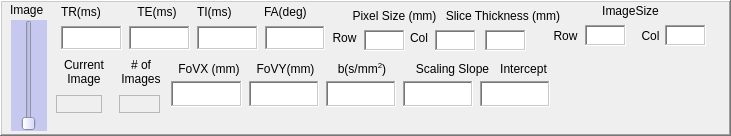
    <widget class="QFrame" name="frmImageParameters">
     <property name="geometry">
      <rect>
       <x>10</x>
       <y>340</y>
       <width>731</width>
       <height>136</height>
      </rect>
     </property>
     <property name="autoFillBackground">
      <bool>true</bool>
     </property>
     <property name="frameShape">
      <enum>QFrame::WinPanel</enum>
     </property>
     <property name="frameShadow">
      <enum>QFrame::Raised</enum>
     </property>
     <widget class="QSlider" name="vsImage">
      <property name="geometry">
       <rect>
        <x>11</x>
        <y>20</y>
        <width>36</width>
        <height>111</height>
       </rect>
      </property>
      <property name="palette">
       <palette>
        <active>
         <colorrole role="WindowText">
          <brush brushstyle="SolidPattern">
           <color alpha="255">
            <red>0</red>
            <green>0</green>
            <blue>0</blue>
           </color>
          </brush>
         </colorrole>
         <colorrole role="Button">
          <brush brushstyle="SolidPattern">
           <color alpha="255">
            <red>198</red>
            <green>200</green>
            <blue>240</blue>
           </color>
          </brush>
         </colorrole>
         <colorrole role="Light">
          <brush brushstyle="SolidPattern">
           <color alpha="255">
            <red>255</red>
            <green>255</green>
            <blue>255</blue>
           </color>
          </brush>
         </colorrole>
         <colorrole role="Midlight">
          <brush brushstyle="SolidPattern">
           <color alpha="255">
            <red>226</red>
            <green>227</green>
            <blue>247</blue>
           </color>
          </brush>
         </colorrole>
         <colorrole role="Dark">
          <brush brushstyle="SolidPattern">
           <color alpha="255">
            <red>99</red>
            <green>100</green>
            <blue>120</blue>
           </color>
          </brush>
         </colorrole>
         <colorrole role="Mid">
          <brush brushstyle="SolidPattern">
           <color alpha="255">
            <red>132</red>
            <green>133</green>
            <blue>160</blue>
           </color>
          </brush>
         </colorrole>
         <colorrole role="Text">
          <brush brushstyle="SolidPattern">
           <color alpha="255">
            <red>0</red>
            <green>0</green>
            <blue>0</blue>
           </color>
          </brush>
         </colorrole>
         <colorrole role="BrightText">
          <brush brushstyle="SolidPattern">
           <color alpha="255">
            <red>255</red>
            <green>255</green>
            <blue>255</blue>
           </color>
          </brush>
         </colorrole>
         <colorrole role="ButtonText">
          <brush brushstyle="SolidPattern">
           <color alpha="255">
            <red>0</red>
            <green>0</green>
            <blue>0</blue>
           </color>
          </brush>
         </colorrole>
         <colorrole role="Base">
          <brush brushstyle="SolidPattern">
           <color alpha="255">
            <red>255</red>
            <green>255</green>
            <blue>255</blue>
           </color>
          </brush>
         </colorrole>
         <colorrole role="Window">
          <brush brushstyle="SolidPattern">
           <color alpha="255">
            <red>198</red>
            <green>200</green>
            <blue>240</blue>
           </color>
          </brush>
         </colorrole>
         <colorrole role="Shadow">
          <brush brushstyle="SolidPattern">
           <color alpha="255">
            <red>0</red>
            <green>0</green>
            <blue>0</blue>
           </color>
          </brush>
         </colorrole>
         <colorrole role="AlternateBase">
          <brush brushstyle="SolidPattern">
           <color alpha="255">
            <red>226</red>
            <green>227</green>
            <blue>247</blue>
           </color>
          </brush>
         </colorrole>
         <colorrole role="ToolTipBase">
          <brush brushstyle="SolidPattern">
           <color alpha="255">
            <red>255</red>
            <green>255</green>
            <blue>220</blue>
           </color>
          </brush>
         </colorrole>
         <colorrole role="ToolTipText">
          <brush brushstyle="SolidPattern">
           <color alpha="255">
            <red>0</red>
            <green>0</green>
            <blue>0</blue>
           </color>
          </brush>
         </colorrole>
        </active>
        <inactive>
         <colorrole role="WindowText">
          <brush brushstyle="SolidPattern">
           <color alpha="255">
            <red>0</red>
            <green>0</green>
            <blue>0</blue>
           </color>
          </brush>
         </colorrole>
         <colorrole role="Button">
          <brush brushstyle="SolidPattern">
           <color alpha="255">
            <red>198</red>
            <green>200</green>
            <blue>240</blue>
           </color>
          </brush>
         </colorrole>
         <colorrole role="Light">
          <brush brushstyle="SolidPattern">
           <color alpha="255">
            <red>255</red>
            <green>255</green>
            <blue>255</blue>
           </color>
          </brush>
         </colorrole>
         <colorrole role="Midlight">
          <brush brushstyle="SolidPattern">
           <color alpha="255">
            <red>226</red>
            <green>227</green>
            <blue>247</blue>
           </color>
          </brush>
         </colorrole>
         <colorrole role="Dark">
          <brush brushstyle="SolidPattern">
           <color alpha="255">
            <red>99</red>
            <green>100</green>
            <blue>120</blue>
           </color>
          </brush>
         </colorrole>
         <colorrole role="Mid">
          <brush brushstyle="SolidPattern">
           <color alpha="255">
            <red>132</red>
            <green>133</green>
            <blue>160</blue>
           </color>
          </brush>
         </colorrole>
         <colorrole role="Text">
          <brush brushstyle="SolidPattern">
           <color alpha="255">
            <red>0</red>
            <green>0</green>
            <blue>0</blue>
           </color>
          </brush>
         </colorrole>
         <colorrole role="BrightText">
          <brush brushstyle="SolidPattern">
           <color alpha="255">
            <red>255</red>
            <green>255</green>
            <blue>255</blue>
           </color>
          </brush>
         </colorrole>
         <colorrole role="ButtonText">
          <brush brushstyle="SolidPattern">
           <color alpha="255">
            <red>0</red>
            <green>0</green>
            <blue>0</blue>
           </color>
          </brush>
         </colorrole>
         <colorrole role="Base">
          <brush brushstyle="SolidPattern">
           <color alpha="255">
            <red>255</red>
            <green>255</green>
            <blue>255</blue>
           </color>
          </brush>
         </colorrole>
         <colorrole role="Window">
          <brush brushstyle="SolidPattern">
           <color alpha="255">
            <red>198</red>
            <green>200</green>
            <blue>240</blue>
           </color>
          </brush>
         </colorrole>
         <colorrole role="Shadow">
          <brush brushstyle="SolidPattern">
           <color alpha="255">
            <red>0</red>
            <green>0</green>
            <blue>0</blue>
           </color>
          </brush>
         </colorrole>
         <colorrole role="AlternateBase">
          <brush brushstyle="SolidPattern">
           <color alpha="255">
            <red>226</red>
            <green>227</green>
            <blue>247</blue>
           </color>
          </brush>
         </colorrole>
         <colorrole role="ToolTipBase">
          <brush brushstyle="SolidPattern">
           <color alpha="255">
            <red>255</red>
            <green>255</green>
            <blue>220</blue>
           </color>
          </brush>
         </colorrole>
         <colorrole role="ToolTipText">
          <brush brushstyle="SolidPattern">
           <color alpha="255">
            <red>0</red>
            <green>0</green>
            <blue>0</blue>
           </color>
          </brush>
         </colorrole>
        </inactive>
        <disabled>
         <colorrole role="WindowText">
          <brush brushstyle="SolidPattern">
           <color alpha="255">
            <red>99</red>
            <green>100</green>
            <blue>120</blue>
           </color>
          </brush>
         </colorrole>
         <colorrole role="Button">
          <brush brushstyle="SolidPattern">
           <color alpha="255">
            <red>198</red>
            <green>200</green>
            <blue>240</blue>
           </color>
          </brush>
         </colorrole>
         <colorrole role="Light">
          <brush brushstyle="SolidPattern">
           <color alpha="255">
            <red>255</red>
            <green>255</green>
            <blue>255</blue>
           </color>
          </brush>
         </colorrole>
         <colorrole role="Midlight">
          <brush brushstyle="SolidPattern">
           <color alpha="255">
            <red>226</red>
            <green>227</green>
            <blue>247</blue>
           </color>
          </brush>
         </colorrole>
         <colorrole role="Dark">
          <brush brushstyle="SolidPattern">
           <color alpha="255">
            <red>99</red>
            <green>100</green>
            <blue>120</blue>
           </color>
          </brush>
         </colorrole>
         <colorrole role="Mid">
          <brush brushstyle="SolidPattern">
           <color alpha="255">
            <red>132</red>
            <green>133</green>
            <blue>160</blue>
           </color>
          </brush>
         </colorrole>
         <colorrole role="Text">
          <brush brushstyle="SolidPattern">
           <color alpha="255">
            <red>99</red>
            <green>100</green>
            <blue>120</blue>
           </color>
          </brush>
         </colorrole>
         <colorrole role="BrightText">
          <brush brushstyle="SolidPattern">
           <color alpha="255">
            <red>255</red>
            <green>255</green>
            <blue>255</blue>
           </color>
          </brush>
         </colorrole>
         <colorrole role="ButtonText">
          <brush brushstyle="SolidPattern">
           <color alpha="255">
            <red>99</red>
            <green>100</green>
            <blue>120</blue>
           </color>
          </brush>
         </colorrole>
         <colorrole role="Base">
          <brush brushstyle="SolidPattern">
           <color alpha="255">
            <red>198</red>
            <green>200</green>
            <blue>240</blue>
           </color>
          </brush>
         </colorrole>
         <colorrole role="Window">
          <brush brushstyle="SolidPattern">
           <color alpha="255">
            <red>198</red>
            <green>200</green>
            <blue>240</blue>
           </color>
          </brush>
         </colorrole>
         <colorrole role="Shadow">
          <brush brushstyle="SolidPattern">
           <color alpha="255">
            <red>0</red>
            <green>0</green>
            <blue>0</blue>
           </color>
          </brush>
         </colorrole>
         <colorrole role="AlternateBase">
          <brush brushstyle="SolidPattern">
           <color alpha="255">
            <red>198</red>
            <green>200</green>
            <blue>240</blue>
           </color>
          </brush>
         </colorrole>
         <colorrole role="ToolTipBase">
          <brush brushstyle="SolidPattern">
           <color alpha="255">
            <red>255</red>
            <green>255</green>
            <blue>220</blue>
           </color>
          </brush>
         </colorrole>
         <colorrole role="ToolTipText">
          <brush brushstyle="SolidPattern">
           <color alpha="255">
            <red>0</red>
            <green>0</green>
            <blue>0</blue>
           </color>
          </brush>
         </colorrole>
        </disabled>
       </palette>
      </property>
      <property name="autoFillBackground">
       <bool>true</bool>
      </property>
      <property name="minimum">
       <number>1</number>
      </property>
      <property name="pageStep">
       <number>1</number>
      </property>
      <property name="orientation">
       <enum>Qt::Vertical</enum>
      </property>
      <property name="invertedAppearance">
       <bool>false</bool>
      </property>
      <property name="tickPosition">
       <enum>QSlider::NoTicks</enum>
      </property>
     </widget>
     <widget class="QTextEdit" name="lblSliceThickness">
      <property name="geometry">
       <rect>
        <x>485</x>
        <y>30</y>
        <width>41</width>
        <height>21</height>
       </rect>
      </property>
      <property name="frameShape">
       <enum>QFrame::WinPanel</enum>
      </property>
      <property name="verticalScrollBarPolicy">
       <enum>Qt::ScrollBarAlwaysOff</enum>
      </property>
     </widget>
     <widget class="QTextEdit" name="lblColumns">
      <property name="geometry">
       <rect>
        <x>665</x>
        <y>25</y>
        <width>41</width>
        <height>21</height>
       </rect>
      </property>
      <property name="frameShape">
       <enum>QFrame::WinPanel</enum>
      </property>
      <property name="verticalScrollBarPolicy">
       <enum>Qt::ScrollBarAlwaysOff</enum>
      </property>
     </widget>
     <widget class="QLabel" name="label_13">
      <property name="geometry">
       <rect>
        <x>445</x>
        <y>0</y>
        <width>116</width>
        <height>32</height>
       </rect>
      </property>
      <property name="text">
       <string>Slice Thickness (mm)</string>
      </property>
      <property name="alignment">
       <set>Qt::AlignCenter</set>
      </property>
      <property name="wordWrap">
       <bool>true</bool>
      </property>
     </widget>
     <widget class="QTextEdit" name="lblRows">
      <property name="geometry">
       <rect>
        <x>585</x>
        <y>25</y>
        <width>41</width>
        <height>21</height>
       </rect>
      </property>
      <property name="frameShape">
       <enum>QFrame::WinPanel</enum>
      </property>
      <property name="verticalScrollBarPolicy">
       <enum>Qt::ScrollBarAlwaysOff</enum>
      </property>
     </widget>
     <widget class="QLabel" name="label_18">
      <property name="geometry">
       <rect>
        <x>595</x>
        <y>0</y>
        <width>71</width>
        <height>21</height>
       </rect>
      </property>
      <property name="text">
       <string>ImageSize</string>
      </property>
      <property name="alignment">
       <set>Qt::AlignCenter</set>
      </property>
      <property name="wordWrap">
       <bool>true</bool>
      </property>
     </widget>
     <widget class="QLabel" name="label_21">
      <property name="geometry">
       <rect>
        <x>635</x>
        <y>25</y>
        <width>31</width>
        <height>21</height>
       </rect>
      </property>
      <property name="text">
       <string>Col</string>
      </property>
      <property name="alignment">
       <set>Qt::AlignCenter</set>
      </property>
      <property name="wordWrap">
       <bool>true</bool>
      </property>
     </widget>
     <widget class="QLabel" name="label_24">
      <property name="geometry">
       <rect>
        <x>550</x>
        <y>25</y>
        <width>31</width>
        <height>21</height>
       </rect>
      </property>
      <property name="text">
       <string>Row</string>
      </property>
      <property name="alignment">
       <set>Qt::AlignCenter</set>
      </property>
      <property name="wordWrap">
       <bool>true</bool>
      </property>
     </widget>
     <widget class="QLabel" name="label_20">
      <property name="geometry">
       <rect>
        <x>10</x>
        <y>0</y>
        <width>43</width>
        <height>19</height>
       </rect>
      </property>
      <property name="layoutDirection">
       <enum>Qt::LeftToRight</enum>
      </property>
      <property name="text">
       <string>Image</string>
      </property>
     </widget>
     <widget class="QLabel" name="label_15">
      <property name="geometry">
       <rect>
        <x>61</x>
        <y>1</y>
        <width>56</width>
        <height>21</height>
       </rect>
      </property>
      <property name="text">
       <string>TR(ms)</string>
      </property>
     </widget>
     <widget class="QLabel" name="label_16">
      <property name="geometry">
       <rect>
        <x>129</x>
        <y>1</y>
        <width>56</width>
        <height>21</height>
       </rect>
      </property>
      <property name="text">
       <string>TE(ms)</string>
      </property>
      <property name="alignment">
       <set>Qt::AlignCenter</set>
      </property>
      <property name="wordWrap">
       <bool>true</bool>
      </property>
     </widget>
     <widget class="QLabel" name="label_12">
      <property name="geometry">
       <rect>
        <x>197</x>
        <y>1</y>
        <width>51</width>
        <height>21</height>
       </rect>
      </property>
      <property name="text">
       <string>TI(ms)</string>
      </property>
     </widget>
     <widget class="QLabel" name="label_19">
      <property name="geometry">
       <rect>
        <x>264</x>
        <y>1</y>
        <width>56</width>
        <height>21</height>
       </rect>
      </property>
      <property name="text">
       <string>FA(deg)</string>
      </property>
     </widget>
     <widget class="QTextEdit" name="lblTR">
      <property name="geometry">
       <rect>
        <x>61</x>
        <y>26</y>
        <width>61</width>
        <height>24</height>
       </rect>
      </property>
      <property name="frameShape">
       <enum>QFrame::WinPanel</enum>
      </property>
      <property name="verticalScrollBarPolicy">
       <enum>Qt::ScrollBarAlwaysOff</enum>
      </property>
     </widget>
     <widget class="QTextEdit" name="lblTE">
      <property name="geometry">
       <rect>
        <x>129</x>
        <y>26</y>
        <width>61</width>
        <height>24</height>
       </rect>
      </property>
      <property name="frameShape">
       <enum>QFrame::WinPanel</enum>
      </property>
      <property name="verticalScrollBarPolicy">
       <enum>Qt::ScrollBarAlwaysOff</enum>
      </property>
     </widget>
     <widget class="QTextEdit" name="lblTI">
      <property name="geometry">
       <rect>
        <x>197</x>
        <y>26</y>
        <width>61</width>
        <height>24</height>
       </rect>
      </property>
      <property name="frameShape">
       <enum>QFrame::WinPanel</enum>
      </property>
      <property name="verticalScrollBarPolicy">
       <enum>Qt::ScrollBarAlwaysOff</enum>
      </property>
     </widget>
     <widget class="QTextEdit" name="lblFA">
      <property name="geometry">
       <rect>
        <x>265</x>
        <y>26</y>
        <width>60</width>
        <height>24</height>
       </rect>
      </property>
      <property name="frameShape">
       <enum>QFrame::WinPanel</enum>
      </property>
      <property name="verticalScrollBarPolicy">
       <enum>Qt::ScrollBarAlwaysOff</enum>
      </property>
     </widget>
     <widget class="QLabel" name="label_23">
      <property name="geometry">
       <rect>
        <x>344</x>
        <y>5</y>
        <width>101</width>
        <height>21</height>
       </rect>
      </property>
      <property name="text">
       <string>Pixel Size (mm)</string>
      </property>
      <property name="alignment">
       <set>Qt::AlignCenter</set>
      </property>
     </widget>
     <widget class="QLabel" name="label_17">
      <property name="geometry">
       <rect>
        <x>332</x>
        <y>30</y>
        <width>25</width>
        <height>16</height>
       </rect>
      </property>
      <property name="text">
       <string>Row</string>
      </property>
      <property name="alignment">
       <set>Qt::AlignCenter</set>
      </property>
      <property name="wordWrap">
       <bool>true</bool>
      </property>
     </widget>
     <widget class="QTextEdit" name="lblPixelSpacingRow">
      <property name="geometry">
       <rect>
        <x>364</x>
        <y>30</y>
        <width>41</width>
        <height>21</height>
       </rect>
      </property>
      <property name="frameShape">
       <enum>QFrame::WinPanel</enum>
      </property>
      <property name="verticalScrollBarPolicy">
       <enum>Qt::ScrollBarAlwaysOff</enum>
      </property>
     </widget>
     <widget class="QLabel" name="label_22">
      <property name="geometry">
       <rect>
        <x>410</x>
        <y>30</y>
        <width>18</width>
        <height>16</height>
       </rect>
      </property>
      <property name="text">
       <string>Col</string>
      </property>
      <property name="alignment">
       <set>Qt::AlignCenter</set>
      </property>
      <property name="wordWrap">
       <bool>true</bool>
      </property>
     </widget>
     <widget class="QTextEdit" name="lblPixelSpacingCol">
      <property name="geometry">
       <rect>
        <x>435</x>
        <y>30</y>
        <width>41</width>
        <height>21</height>
       </rect>
      </property>
      <property name="frameShape">
       <enum>QFrame::WinPanel</enum>
      </property>
      <property name="verticalScrollBarPolicy">
       <enum>Qt::ScrollBarAlwaysOff</enum>
      </property>
     </widget>
     <widget class="QLabel" name="label_33">
      <property name="geometry">
       <rect>
        <x>176</x>
        <y>61</y>
        <width>66</width>
        <height>16</height>
       </rect>
      </property>
      <property name="text">
       <string>FoVX (mm)</string>
      </property>
      <property name="alignment">
       <set>Qt::AlignCenter</set>
      </property>
      <property name="wordWrap">
       <bool>true</bool>
      </property>
     </widget>
     <widget class="QLabel" name="label_25">
      <property name="geometry">
       <rect>
        <x>335</x>
        <y>61</y>
        <width>54</width>
        <height>16</height>
       </rect>
      </property>
      <property name="text">
       <string>&lt;html&gt;&lt;head/&gt;&lt;body&gt;&lt;p&gt;b(s/mm&lt;span style=&quot; vertical-align:super;&quot;&gt;2&lt;/span&gt;)&lt;/p&gt;&lt;/body&gt;&lt;/html&gt;</string>
      </property>
      <property name="alignment">
       <set>Qt::AlignCenter</set>
      </property>
      <property name="wordWrap">
       <bool>true</bool>
      </property>
     </widget>
     <widget class="QLabel" name="label_32">
      <property name="geometry">
       <rect>
        <x>255</x>
        <y>61</y>
        <width>61</width>
        <height>16</height>
       </rect>
      </property>
      <property name="text">
       <string>FoVY(mm)</string>
      </property>
      <property name="alignment">
       <set>Qt::AlignCenter</set>
      </property>
      <property name="wordWrap">
       <bool>true</bool>
      </property>
     </widget>
     <widget class="QLabel" name="label_51">
      <property name="geometry">
       <rect>
        <x>414</x>
        <y>61</y>
        <width>77</width>
        <height>16</height>
       </rect>
      </property>
      <property name="text">
       <string>Scaling Slope</string>
      </property>
      <property name="alignment">
       <set>Qt::AlignCenter</set>
      </property>
      <property name="wordWrap">
       <bool>true</bool>
      </property>
     </widget>
     <widget class="QLabel" name="label_50">
      <property name="geometry">
       <rect>
        <x>498</x>
        <y>61</y>
        <width>51</width>
        <height>16</height>
       </rect>
      </property>
      <property name="text">
       <string>Intercept</string>
      </property>
      <property name="alignment">
       <set>Qt::AlignCenter</set>
      </property>
      <property name="wordWrap">
       <bool>true</bool>
      </property>
     </widget>
     <widget class="QTextEdit" name="lblFoVX">
      <property name="geometry">
       <rect>
        <x>171</x>
        <y>81</y>
        <width>71</width>
        <height>26</height>
       </rect>
      </property>
      <property name="frameShape">
       <enum>QFrame::WinPanel</enum>
      </property>
      <property name="verticalScrollBarPolicy">
       <enum>Qt::ScrollBarAlwaysOff</enum>
      </property>
     </widget>
     <widget class="QTextEdit" name="lblFoVY">
      <property name="geometry">
       <rect>
        <x>249</x>
        <y>81</y>
        <width>70</width>
        <height>26</height>
       </rect>
      </property>
      <property name="frameShape">
       <enum>QFrame::WinPanel</enum>
      </property>
      <property name="verticalScrollBarPolicy">
       <enum>Qt::ScrollBarAlwaysOff</enum>
      </property>
     </widget>
     <widget class="QTextEdit" name="lblbValue">
      <property name="geometry">
       <rect>
        <x>326</x>
        <y>81</y>
        <width>70</width>
        <height>26</height>
       </rect>
      </property>
      <property name="frameShape">
       <enum>QFrame::WinPanel</enum>
      </property>
      <property name="verticalScrollBarPolicy">
       <enum>Qt::ScrollBarAlwaysOff</enum>
      </property>
     </widget>
     <widget class="QTextEdit" name="lblScaleSlope">
      <property name="geometry">
       <rect>
        <x>403</x>
        <y>81</y>
        <width>70</width>
        <height>26</height>
       </rect>
      </property>
      <property name="font">
       <font>
        <family>Arial</family>
       </font>
      </property>
      <property name="frameShape">
       <enum>QFrame::WinPanel</enum>
      </property>
      <property name="verticalScrollBarPolicy">
       <enum>Qt::ScrollBarAlwaysOff</enum>
      </property>
     </widget>
     <widget class="QTextEdit" name="lblScaleIntercept">
      <property name="geometry">
       <rect>
        <x>480</x>
        <y>81</y>
        <width>70</width>
        <height>26</height>
       </rect>
      </property>
      <property name="font">
       <font>
        <family>Arial</family>
       </font>
      </property>
      <property name="frameShape">
       <enum>QFrame::WinPanel</enum>
      </property>
      <property name="verticalScrollBarPolicy">
       <enum>Qt::ScrollBarAlwaysOff</enum>
      </property>
     </widget>
     <widget class="QLabel" name="lblnImages">
      <property name="geometry">
       <rect>
        <x>119</x>
        <y>95</y>
        <width>41</width>
        <height>18</height>
       </rect>
      </property>
      <property name="frameShape">
       <enum>QFrame::StyledPanel</enum>
      </property>
      <property name="text">
       <string/>
      </property>
     </widget>
     <widget class="QLabel" name="label_10">
      <property name="geometry">
       <rect>
        <x>56</x>
        <y>56</y>
        <width>56</width>
        <height>32</height>
       </rect>
      </property>
      <property name="text">
       <string>Current Image</string>
      </property>
      <property name="alignment">
       <set>Qt::AlignCenter</set>
      </property>
      <property name="wordWrap">
       <bool>true</bool>
      </property>
     </widget>
     <widget class="QLabel" name="lblCurrentImage">
      <property name="geometry">
       <rect>
        <x>56</x>
        <y>95</y>
        <width>46</width>
        <height>18</height>
       </rect>
      </property>
      <property name="frameShape">
       <enum>QFrame::StyledPanel</enum>
      </property>
      <property name="text">
       <string/>
      </property>
     </widget>
     <widget class="QLabel" name="label_11">
      <property name="geometry">
       <rect>
        <x>119</x>
        <y>56</y>
        <width>44</width>
        <height>32</height>
       </rect>
      </property>
      <property name="text">
       <string># of Images</string>
      </property>
      <property name="alignment">
       <set>Qt::AlignCenter</set>
      </property>
      <property name="wordWrap">
       <bool>true</bool>
      </property>
     </widget>
     <zorder>label_15</zorder>
     <zorder>label_16</zorder>
     <zorder>label_12</zorder>
     <zorder>label_19</zorder>
     <zorder>lblTR</zorder>
     <zorder>lblTE</zorder>
     <zorder>lblTI</zorder>
     <zorder>lblFA</zorder>
     <zorder>label_23</zorder>
     <zorder>label_17</zorder>
     <zorder>lblPixelSpacingRow</zorder>
     <zorder>label_22</zorder>
     <zorder>lblPixelSpacingCol</zorder>
     <zorder>label_33</zorder>
     <zorder>label_25</zorder>
     <zorder>label_32</zorder>
     <zorder>label_51</zorder>
     <zorder>label_50</zorder>
     <zorder>lblFoVX</zorder>
     <zorder>lblFoVY</zorder>
     <zorder>lblbValue</zorder>
     <zorder>lblScaleSlope</zorder>
     <zorder>lblScaleIntercept</zorder>
     <zorder>lblnImages</zorder>
     <zorder>label_10</zorder>
     <zorder>lblCurrentImage</zorder>
     <zorder>label_11</zorder>
     <zorder>vsImage</zorder>
     <zorder>lblSliceThickness</zorder>
     <zorder>lblColumns</zorder>
     <zorder>label_13</zorder>
     <zorder>lblRows</zorder>
     <zorder>label_18</zorder>
     <zorder>label_21</zorder>
     <zorder>label_24</zorder>
     <zorder>label_20</zorder>
    </widget>
